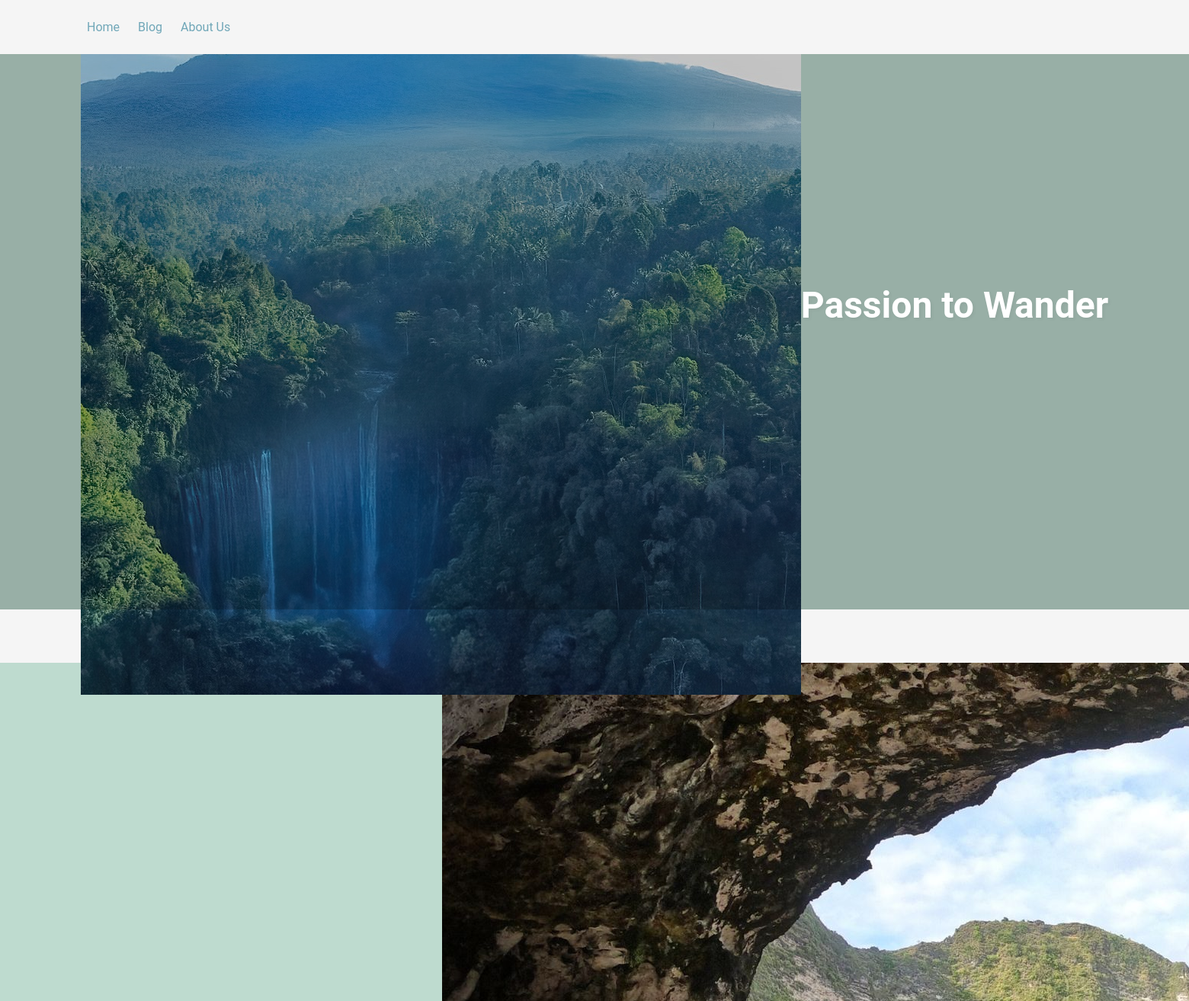
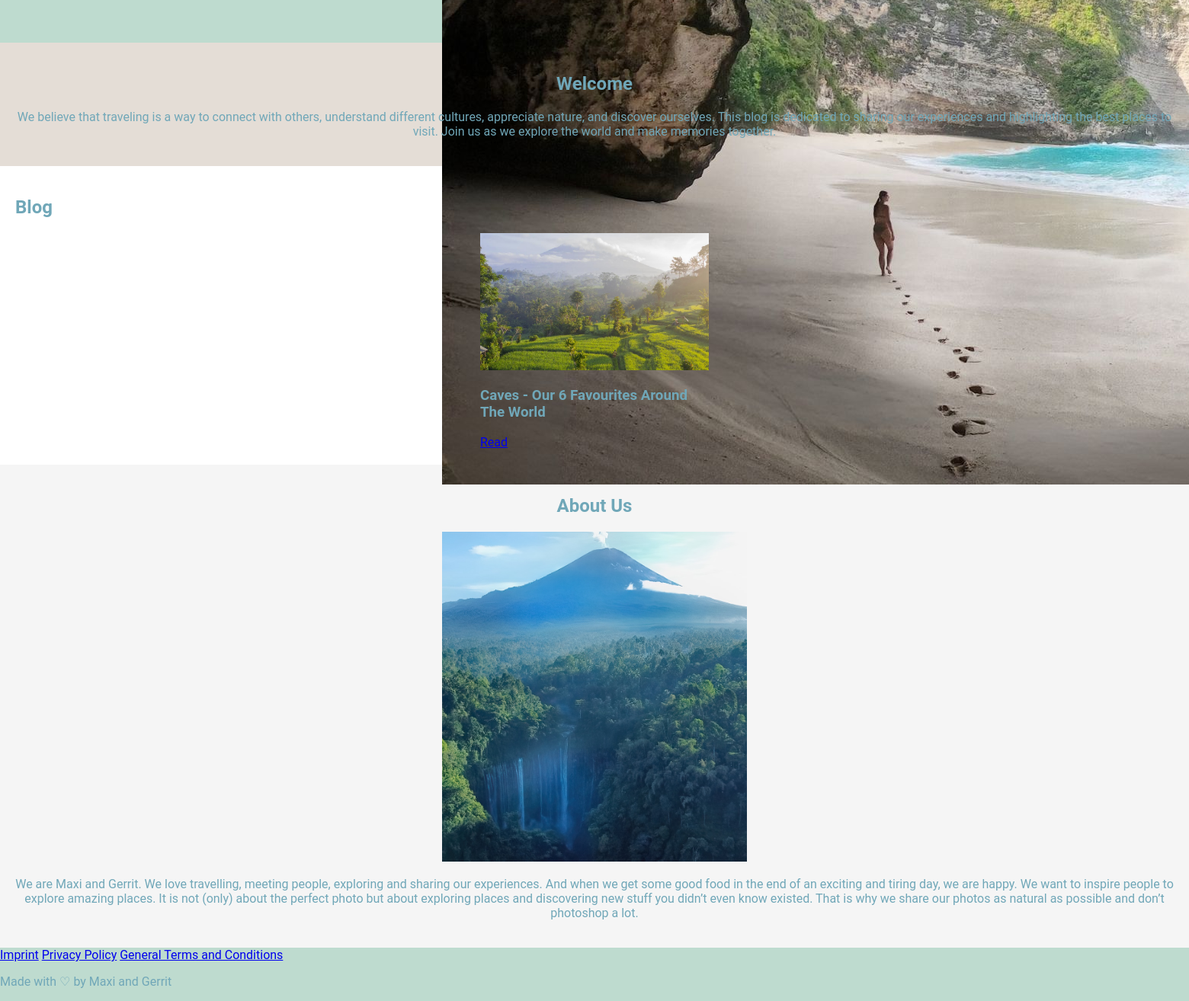
The page / on the database its author committed (2 pictures, top to bottom).
### blog/models.py (models this page shows, shortened)
class Post(models.Model):
    title = models.CharField(max_length=200)
    content = models.TextField()
    date_posted = models.DateTimeField(auto_now_add=True)
    author = models.ForeignKey(User, on_delete=models.CASCADE)
    cover_image = models.ImageField(upload_to='cover_images/', null=True, blank=True)

### blog/views.py (the view)
# urls.py: path('', views.home, name='blog_home'),
def home(request):
    posts = Post.objects.exclude(title="All Photos")[:3]
    return render(request, 'blog/home.html', {'posts': posts})

### blog/templates/blog/home.html (shortened to what this page needs)
{% extends "blog/base.html" %}
{% load static %}
{% block content %}
    <section class="full-cover">
        <img src="{% static 'images/cover_images/cover_image.jpeg' %}" alt="Cover Image">
        <h1>Passion to Wander</h1>
    </section>
    <section class="photo-section">
        <img src="{% static 'images/cover_images/Kelingking_Cave.jpg' %}" alt="Welcome Image">
    </section>
    <section class="welcome-section">
        <h2>Welcome</h2>
        <p>
            We believe that traveling is a way to connect with others, understand different cultures,
            appreciate nature, and discover ourselves. This blog is dedicated to sharing our experiences
            and highlighting the best places to visit. Join us as we explore the world and make memories together.
        </p>
    </section>
    <section class="blog-section">
        <h2>Blog</h2>
        <div class="blog-posts">
            {% for post in posts %}
                <div class="post">
                    <img src="{{ post.cover_image.url }}" alt="{{ post.title }}">
                    <h3>{{ post.title }}</h3>
                    <a href="{% url 'post_detail' post.pk %}">Read</a>
                </div>
            {% endfor %}
        </div>
    </section>
    <section class="about-section">
        <h2>About Us</h2>
        <img src="{% static 'images/cover_images/cover_image.jpeg' %}" alt="About Us Image">
        <p>
            We are Maxi and Gerrit. We love travelling, meeting people, exploring and sharing our experiences.
            And when we get some good food in the end of an exciting and tiring day, we are happy.
            We want to inspire people to explore amazing places. It is not (only) about the perfect photo but
            about exploring places and discovering new stuff you didn’t even know existed. That is why we share
            our photos as natural as possible and don’t photoshop a lot.
        </p>
    </section>
{% endblock %}
{% block scripts %}
    <link rel="stylesheet" type="text/css" href="{% static 'css/styles.css' %}">
{% endblock %}

### static/css/styles.css (style rules this page uses)
:root { --color-primary: #bedbcf; --color-secondary: #70a7b8; --color-tertiary: #e4ddd6; }
body { font-family: 'Roboto', sans-serif; margin: 0; padding: 0; background-color: var(--color-primary); color: var(--color-secondary); }
.full-cover { height: 100vh; display: flex; justify-content: center; align-items: center; position: relative; }
.full-cover::before { content: ''; position: absolute; top: 0; right: 0; bottom: 0; left: 0; background: rgba(0, 0, 0, 0.2); }
.full-cover h1 { color: white; font-size: 3em; text-shadow: 2px 2px 4px rgba(0, 0, 0, 0.05); position: relative; }
.photo-section { width: 100%; max-width: 400px; height: 500px; margin: auto; }
.welcome-section { padding: 20px; background-color: #e4ddd6; text-align: center; }
.welcome-section h2, .welcome-section p { color: #70a7b8; }
.blog-section { padding: 20px; background-color: white; }
.blog-section .post { width: 100%; max-width: 300px; margin: auto; }
.blog-section .post img { width: 100%; height: auto; }
.about-section { padding: 20px; background-color: #f5f5f5; text-align: center; }
.about-section h2, .about-section p { color: #70a7b8; }
.about-section img { width: 100%; max-width: 400px; height: auto; margin: auto; }

### rows shown on the page
Post: cover_image (picture), title "Caves - Our 6 Favourites Around The World"
